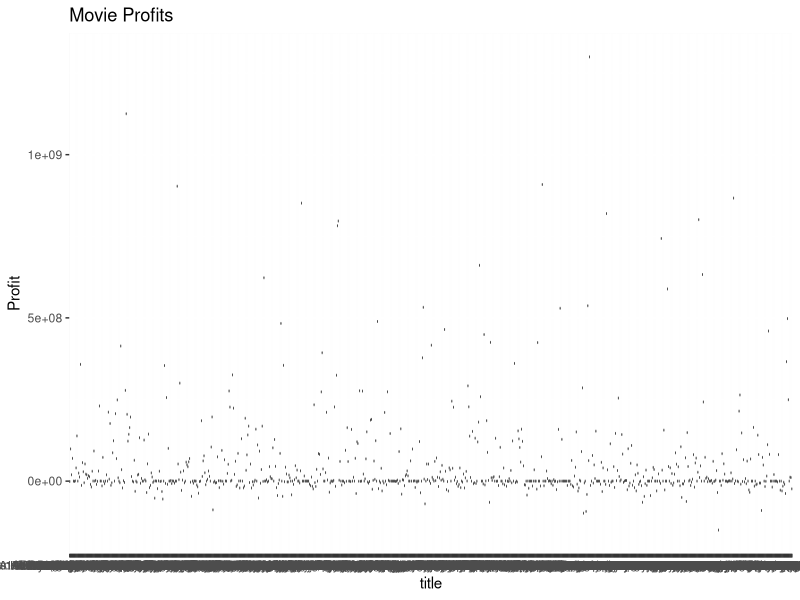
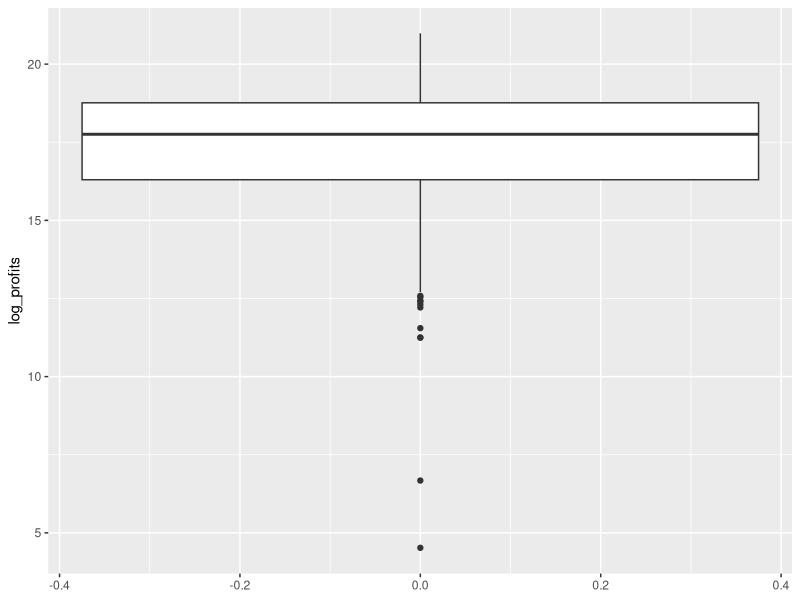
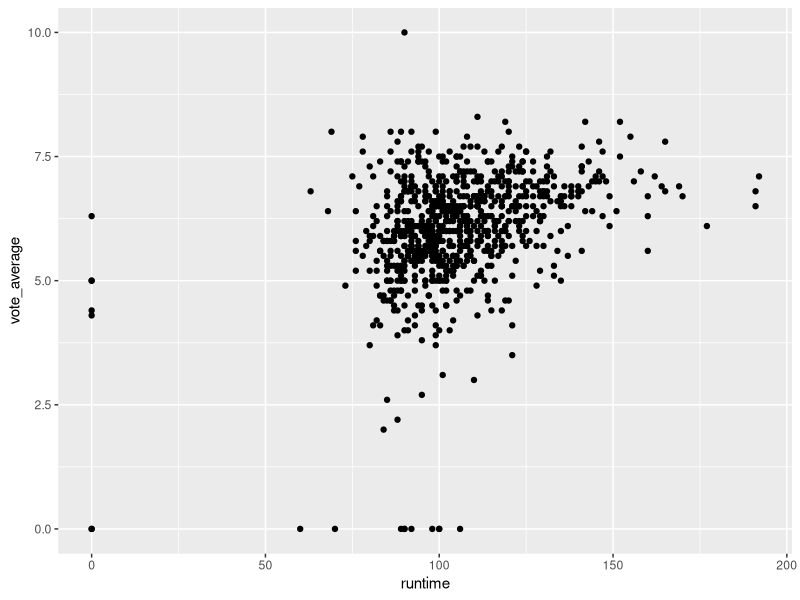
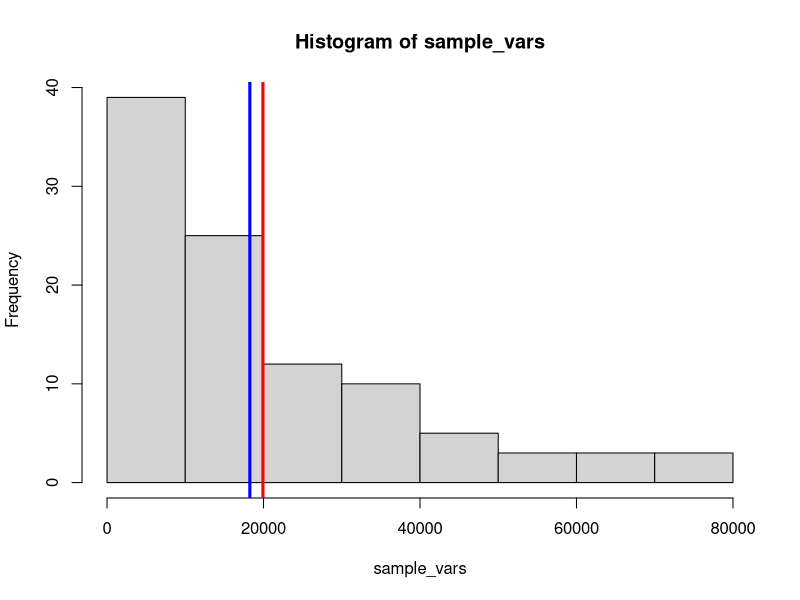
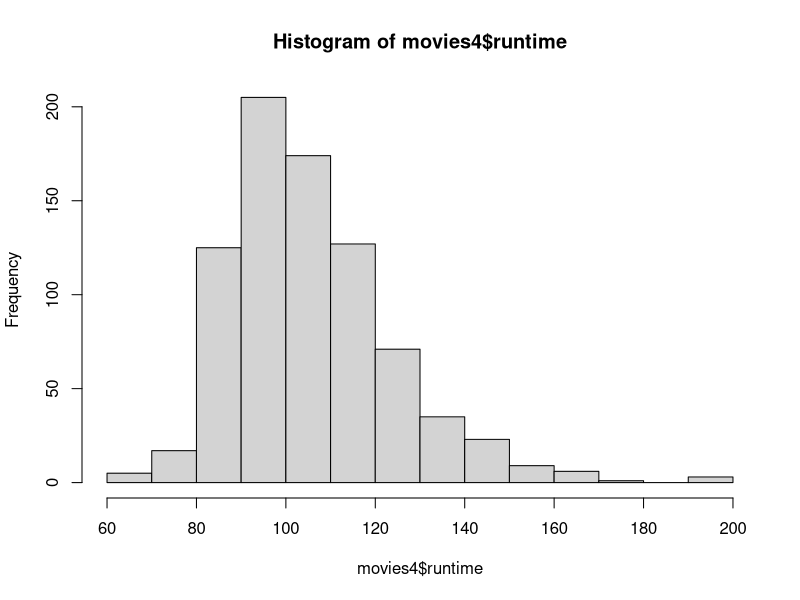
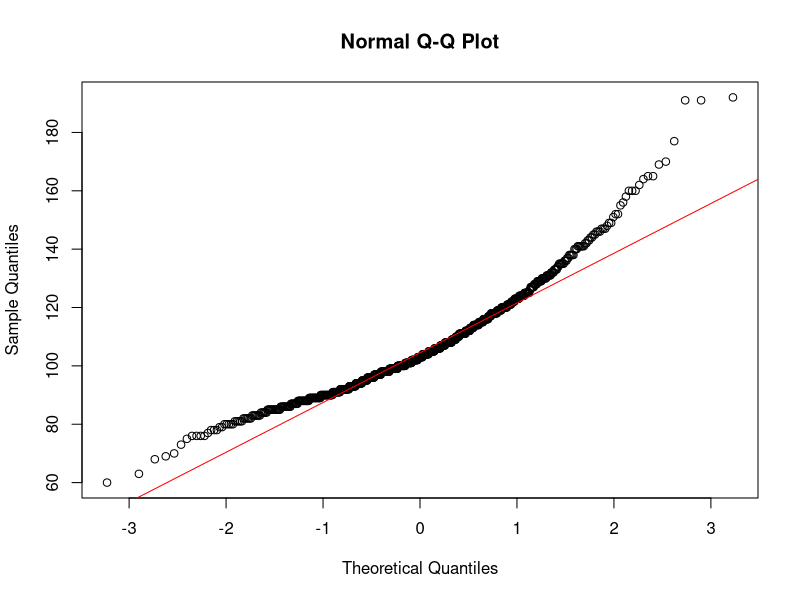
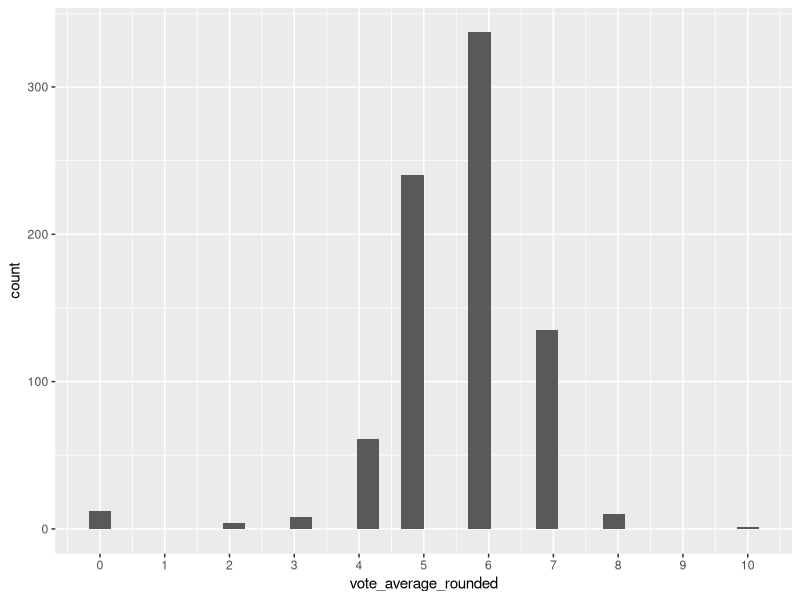
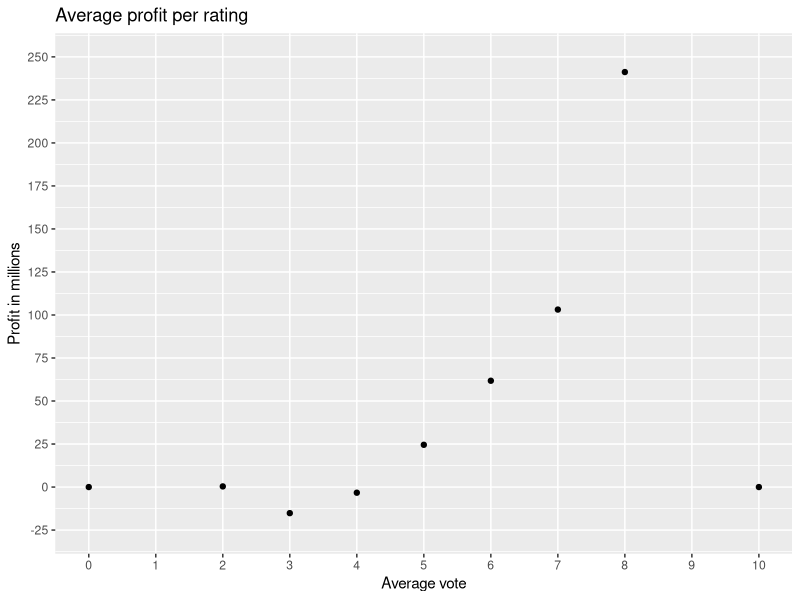

Here is the R script that generated these plots, in order:
## ---- chunk 1
knitr::opts_chunk$set(echo = TRUE)
## ---- chunk 2
#install.packages("readr")
#install.packages("tidyverse")
library(tidyverse)
library(readr)
movies4 = read_tsv("movies4.tsv")
movies4 %>%
  count(index)
movies4
#808 observations
#19 variables
#19 subjects
#A subject consists of a multitude of information about a movie, from the title to the release year to the head actor to the vote average.
## ---- chunk 3
#Nominal variables: keywords, original_language, title, genre, first_actor, first_actor_gender, director_first_name, director_gender

#Ordinal variables: NA

#Interval variables: index, release_date, release_year, release_month, release_day

#Ratio variables: budget, popularity, revenue, runtime, vote_average, vote_count 
## ---- chunk 4
movies4 = read_tsv("movies4.tsv")
movies4 = movies4 %>%
  mutate(profits=revenue-budget)

profit_summary = movies4 %>%
  summarise(mean_profit=mean(profits, na.rm=T),
            median_profit=median(profits, na.rm=T),
            max_profit=max(profits, na.rm=T),
            min_profit=min(profits, na.rm=T)
            )
profit_summary

## ---- chunk 5
movies4 = read_tsv("movies4.tsv")

movies4 = movies4 %>%
  mutate(profits=revenue-budget)

movies4_highest = movies4 %>%
  filter(profits==max(profits, na.rm=T))%>%
  select(title, profits)
movies4_highest

movies4_lowest = movies4 %>%
  filter(profits==min(profits, na.rm=T))%>%
  select(title, profits)
movies4_lowest

## ---- chunk 6
library (ggplot2)

boxplot_profits<-ggplot(movies4, aes(x = title, y = profits)) +
  geom_boxplot() +
  labs(title="Movie Profits",
       y="Profit")
boxplot_profits

quartiles = quantile(movies4$profits)
quartiles
## ---- chunk 7
movies4 = read_tsv("movies4.tsv")
movies4 = movies4 %>%
  mutate(profits=revenue-budget)
movies4 =movies4%>%
  mutate(log_profits=log(profits))

movies4%>%
  summarise(mean(log_profits, na.rm=T))
## ---- chunk 8
movies4=read_tsv("movies4.tsv")
movies4=movies4%>%
  mutate(profits=revenue-budget)%>%
  mutate(log_profits = ifelse(profits <= 0, NA, log(profits)))
movies4

movies4%>%
  summarise(mean(log_profits, na.rm=T))

ggplot(movies4, aes(y=log_profits)) +
  geom_boxplot()



## ---- chunk 9

ggplot(movies4, aes(x=runtime, y=vote_average)) +
  geom_point()

## ---- chunk 10
#WRITE YOUR CODE HERE
library(tidyverse)

y<- movies4 %>%
  group_by(first_actor)%>%
  count(first_actor)%>%
  arrange(desc(n))

head(y,2)

## ---- chunk 11
#WRITE YOUR CODE HERE
z<- movies4%>%
  group_by(first_actor)%>%
  summarise(mean_r = mean(revenue, na.rm = TRUE))
z = slice(z, -(1:64))
head(z,1)

mean_revenue = mean(movies4$revenue)
mean_revenue
## ---- chunk 12
mean(y$n)
## ---- chunk 13
library(tidyverse)

movies4 <- movies4 %>%
  mutate(profit_in_millions = profits / 1000000)

variance <- var(movies4$profit_in_millions)

variance

## ---- chunk 14
set.seed(56564)
movies_sample <- movies4[sample(nrow(movies4), 25), ]

variance_sample <- var(movies_sample$profit_in_millions)

variance_sample

variance

## ---- chunk 15
set.seed(293)
sample_vars<- c()
for(i in 1:100){
  mov_samp<- slice_sample(movies4, n=25)
  sample_vars[i]<- var(mov_samp$profit_in_millions)
  
}
print(sample_vars[1:9])
min(sample_vars)
max(sample_vars)
## ---- chunk 16
hist(sample_vars)
abline(v=mean(sample_vars),
              col = "red",
              lwd = 3)
abline(v=sd(sample_vars),
       col="blue",
       lwd = 3)
cat("mean = ", mean(sample_vars), "\n")
cat("standard deviation =",sd(sample_vars))
mean(sample_vars)
sd(sample_vars)

## ---- chunk 17
library(tidyverse)
library(readr)
movies4
movies_thriller <- movies4 %>%
  filter(genre=="Thriller")%>%
  summarise(
    n=n(),
    mean_runtime=mean(runtime, na.rm=T),
    sd_runtime=sd(runtime, na.rm=T),
    se=sd_runtime/sqrt(n()),
    t_critical=qt(0.995, df=n-1),
    ci_lower=mean_runtime-t_critical*se,
    ci_upper=mean_runtime+t_critical*se)%>%
  print()


## ---- chunk 18

movies4 <- movies4%>%
  mutate(runtime = ifelse(runtime == 0, NA, runtime))

movies_thrillerb <- movies4 %>%
  filter(genre == "Thriller")

mean_runtime_thriller = mean(movies_thrillerb$runtime, na.rm = T)
n = sum(!is.na(movies_thrillerb$runtime))
sd_thriller = sd(movies_thrillerb$runtime, na.rm = T)
se_thriller = sd_thriller/ sqrt(n)
z_value = qnorm(0.995)

lowerbound = mean_runtime_thriller-z_value * se_thriller
upperbound = mean_runtime_thriller+z_value * se_thriller
print(c(lowerbound,upperbound))

data.frame(
  Methode = c("a","b"),
  Lower = c(movies_thriller$ci_lower, lowerbound),
  Upper = c(movies_thriller$ci_upper, upperbound)
)

interval_a = movies_thriller$ci_upper - movies_thriller$ci_lower
interval_b = upperbound-lowerbound

interval_a > interval_b
## ---- chunk 19
sample_var = var(movies4$runtime, na.rm = T)
n <- sum(!is.na(movies4$runtime))                
H0 = 500
chi_square = ((n-1)*sample_var)/H0
a = 0.05
critl = qchisq(a/2, df=n-1)
crith = qchisq(1-a/2, df = n-1)
if (chi_square<critl|chi_square>crith){
  conc = "reject H0"
}else{
  conc = "accept H0"
}
conc

## ---- chunk 20
hist(movies4$runtime)
qqnorm(movies4$runtime)
qqline(movies4$runtime, col = "red")

## ---- chunk 21
#WRITE YOUR CODE HERE
movies4 <- movies4%>%
  mutate(vote_average_rounded = floor(vote_average))

ggplot(movies4, aes(x= vote_average_rounded)) +
  scale_x_continuous(breaks = seq(0,10, by = 1))+
  geom_histogram()
  

## ---- chunk 22
movies_mean_per_vote <- movies4 %>%
  group_by(vote_average_rounded) %>%
  summarise(Mean_profit_per_vote = mean(profit_in_millions))

ggplot(movies_mean_per_vote, aes(x = vote_average_rounded, y= Mean_profit_per_vote))+
  scale_x_continuous(breaks = seq(0,10, by = 1), minor_breaks = F)+
  scale_y_continuous(breaks = seq(-50, 250, 25), limits = c(-25,250)) +
  labs(x = "Average vote",
       y = "Profit in millions",
       title = "Average profit per rating")+
  geom_point()

movies_mean_per_vote[8,2]

## ---- chunk 23
mean_profit_per_year <- movies4%>%
  group_by(release_year)%>%
  summarise(mean_profit_per_year = mean(profit_in_millions),
            n = n(),
            sd = sd(profit_in_millions),
            se = sd / sqrt(n),
            t_value = qt(0.975, df = n-1),
            lowerbound = mean_profit_per_year - t_value * se,
            upperbound = mean_profit_per_year + t_value * se,
            .groups = "drop")

ggplot(mean_profit_per_year, aes(x = release_year,y = mean_profit_per_year))+
  geom_point()+
  scale_x_continuous(breaks = seq(1990,2016, by = 2))+
  scale_y_continuous(breaks = seq(-50,350, by = 50))+
  labs(x = "Release year",
       y = "Profit in million euro",
       title = "Mean profit per year with 95% confidence interval")+
  geom_errorbar(aes(ymin = lowerbound,
                    ymax = upperbound))
## ---- chunk 24

lm_profit = (lm(movies4$profits ~ movies4$budget))
summary(lm_profit)
## ---- chunk 25
coef(lm_profit)["movies4$budget"]
## ---- chunk 26
summary_lm <- summary(lm_profit)

t_value <- summary_lm$coefficients["movies4$budget", "t value"]
p_value <- summary_lm$coefficients["movies4$budget", "Pr(>|t|)"]

p_value_one_sided <- p_value / 2

t_value
p_value_one_sided

## ---- chunk 27
#WRITE YOUR CODE HERE

## ---- chunk 28
#WRITE YOUR CODE HERE

## ---- chunk 29
#WRITE YOUR CODE HERE

## ---- chunk 30
#WRITE YOUR CODE HERE

## ---- chunk 31
library(tidyverse)
movies4$mean_log_budget =ifelse(movies4$budget == 0,0, log(movies4$budget))
movies4_g_filter = movies4[!is.na(movies4$first_actor_gender),]



ggplot(movies4_g_filter, aes(x=first_actor_gender, y=mean_log_budget))+
  stat_summary(fun=mean, geom = 'bar')+
  stat_summary(fun.movies4 = mean_cl_normal, geom = 'errorbar', width =.5)
## ---- chunk 32
#WRITE YOUR CODE HERE

## ---- chunk 33
#WRITE YOUR CODE HERE

## ---- chunk 34
#WRITE YOUR CODE HERE

## ---- chunk 35
#WRITE YOUR CODE HERE

## ---- chunk 36
#WRITE YOUR CODE HERE

## ---- chunk 37
#WRITE YOUR CODE HERE

## ---- chunk 38
#WRITE YOUR CODE HERE

## ---- chunk 39
#WRITE YOUR CODE HERE

